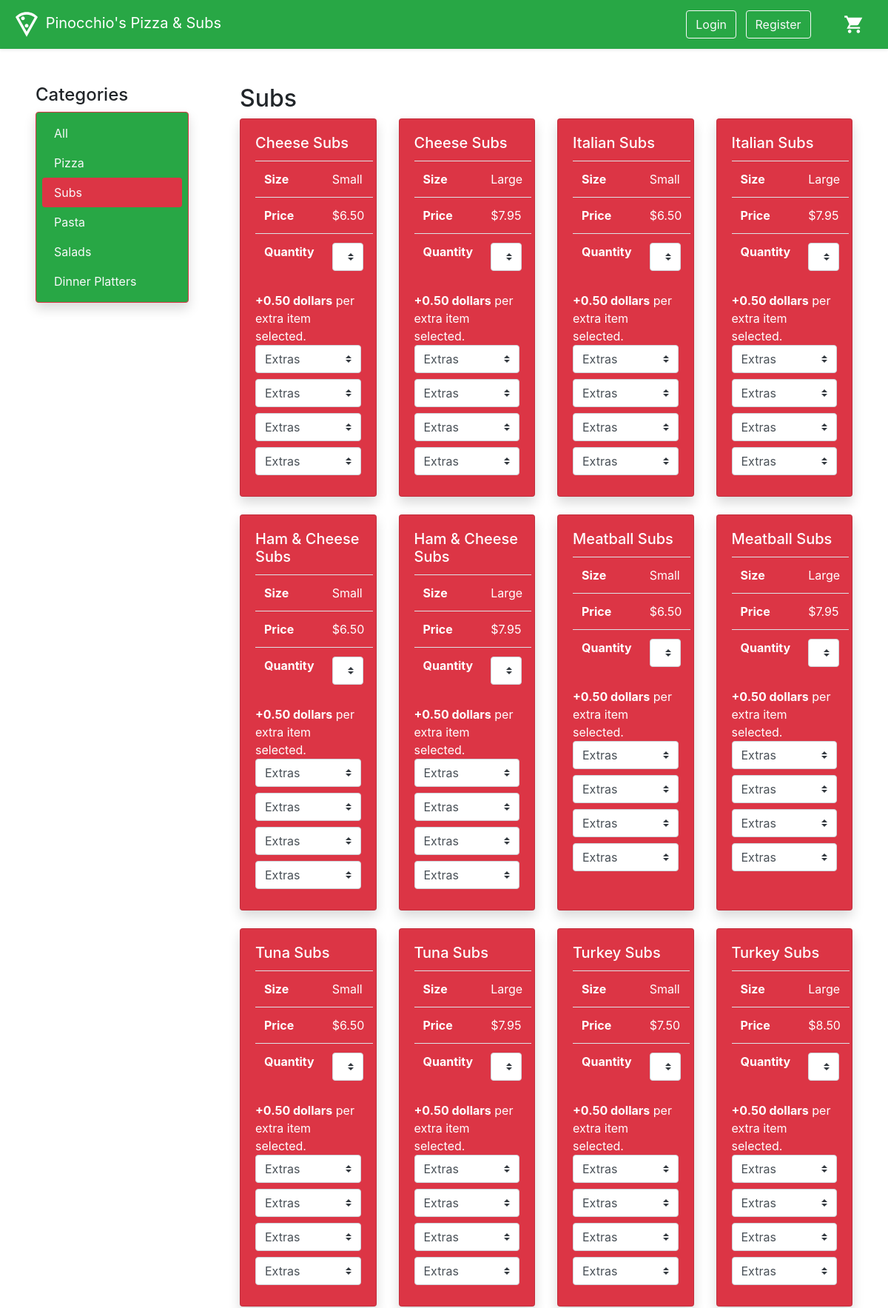
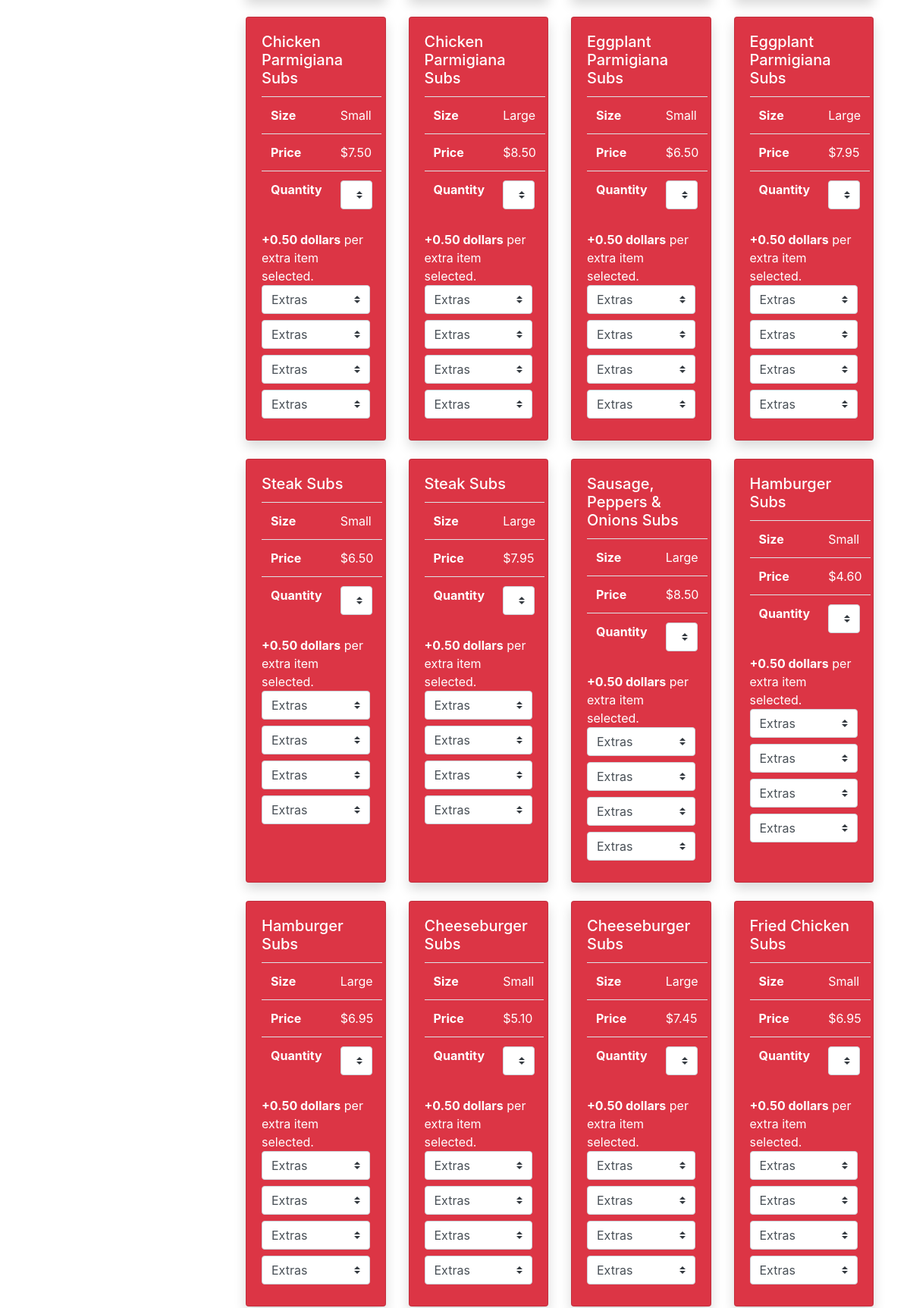
Page /subs/ (upper part) on the committed database (2 pictures, top to bottom).
### menu/models.py (models this page shows, shortened)
class Category(models.Model):
    name = models.CharField(max_length=200,
                            db_index=True)
    slug = models.SlugField(max_length=200,
                            unique=True)
    class Meta:
        ordering = ('id',)
        verbose_name = 'category'
        verbose_name_plural = 'categories'
    def get_absolute_url(self):
        return reverse('menu:product_list_by_category',
                        args=[self.slug])

class Product(models.Model):
    category = models.ForeignKey(Category,
                                related_name='products',
                                on_delete=models.CASCADE)
    name = models.CharField(max_length=200, db_index=True)
    slug = models.SlugField(max_length=200, db_index=True)
    price = models.DecimalField(max_digits=10, decimal_places=2)
    size = models.CharField(max_length=20, blank=True)
    pizza_type = models.CharField(max_length=50, blank=True)
    class Meta:
        ordering = ('id',)
        index_together = (('id', 'slug'),)
    def get_absolute_url(self):
        return reverse('menu:product_detail',
                        args=[self.id, self.slug])

### menu/views.py (the view)
# urls.py: path('', ProductListView.as_view(), name='product_list'),
class ProductListView(ListView):
    template_name = "menu/product/list.html"
    context_object_name = "category_list"
    model = Category
    def get_context_data(self, **kwargs):
        category = None
        products = Product.objects.exclude(price__in=[0.0, 0.50])
        toppings = Product.objects.filter(price=0.0)
        extras = Product.objects.filter(price=0.50)
        category_slug = self.kwargs.get("category_slug")
        if category_slug:
            category = get_object_or_404(Category, slug=category_slug)
            products = products.filter(category=category)
        context = super().get_context_data(**kwargs)
        context['category'] = category
        context['product_list'] = products
        context['toppings_list'] = toppings
        context['extras_list'] = extras
        return context
    def get_queryset(self):
        return Category.objects.exclude(name__in=["Toppings", "Extras"])

### cart/context_processors.py (called while the page is built)
def cart(request):
    return {'cart': Cart(request)}

### menu/templatetags/menu_extras.py (called while the page is built)
@register.filter()
def diff(val):
    num = 4 - (val % 4)
    rangeStr = ''.join([str(i) for i in range(num)])
    return rangeStr

### menu/templates/menu/product/list.html (shortened to what this page needs)
{% extends "menu/menu_base.html" %}
{% load static %}
{% load menu_extras %}
{% block content %}
  <div class="row no-gutters mt-5 ml-5 mr-5">
    <div class="col">
      <h4>Categories</h4>
      <ul class="nav nav-pills flex-column shadow p-2 mb-5 bg-success border border-danger rounded w-75">
        <li class="nav-item">
          <a class="nav-link {% if not category %} active bg-danger{% endif %} text-light" href="{% url "menu:product_list" %}">All</a>
        </li>
        {% for c in category_list %}
          <li class="nav-item">
            <a class="nav-link {% if category.slug == c.slug %}active bg-danger {% endif %} text-light" href="{{ c.get_absolute_url }}">{{ c.name }}</a>
          </li>
        {% endfor %}
      </ul>
    </div>
    <div class="col-9">
      <h2>{% if category %}{{ category.name }}{% else %}Products{% endif %}</h2>
      <div class="card-deck pb-4">
        {% for product in product_list %}
            <div class="card shadow text-white bg-danger">
              <div class="card-body">
                <form>
                <h5 class="card-title"><a class="text-white" href="{{ product.get_absolute_url }}">{{ product.name }} {{ product.category.name }}</a></h5>
                <table id="card-table" class="card-text table table-hover text-white">
                  <tbody>
                    {% if product.size %}
                      <tr>
                        <th scope="row">Size</th>
                        <td>{{ product.size }}</td>
                      </tr>
                    {% endif %}
                    {% if product.price %}
                      <tr>
                        <th scope="row">Price</th>
                        <td id="{{ product.id }}" value="{{ product.price }}" data-ogprice="{{ product.price }}">${{ product.price }}</td>
                      </tr>
                    {% endif %}
                    <tr>
                      <th scope="row">Quantity</th>
                      <td>
                        <select id="quantity{{ product.id }}" data-id="{{ product.id }}" class="custom-select w-75">
                          <option value="1" selected>1</option>
                        </select>
                      </td>
                    </tr>
                  </tbody>
                </table>
                {% if product.category.name == "Subs" %}
                <div><span class="font-weight-bold">+0.50 dollars</span> per extra item selected.</div>
                  {% for i in '1234'|make_list %}
                    <select id="extras{{ product.id }}" data-id="{{ product.id }}" class="custom-select mb-2">
                      <option value="" selected>Extras</option>
                    </select>
                  {% endfor %}
                {% endif %}
              </div>
            </div>
            {% if forloop.counter|divisibleby:"4" %}
                </div>
                <div class="card-deck pb-4">
            {% elif forloop.counter == product_list|length %}
                {% for val in forloop.counter|diff|make_list %}
                  <div class="card border-0"></div>
                {% endfor %}
            {% endif %}
        {% endfor %}
      </div>
    </div>
  </div>
{% endblock %}

### menu/templates/menu/menu_base.html (shortened to what this page needs)
{% extends "base.html" %}
{% block app_content %}
    {% block content %}
    {% endblock %}
{% endblock %}

### templates/base.html (shortened to what this page needs)
{% load static %}
<!DOCTYPE html>
<html>
  <head>
    <link rel="stylesheet" href="https://stackpath.bootstrapcdn.com/bootstrap/4.4.1/css/bootstrap.min.css">
    <link href="{% static "css/style.css" %}" rel="stylesheet">
  </head>
  <body>
    <nav class="navbar navbar-light shadow-sm bg-success">
      <a class="navbar-brand text-white" href="/">
        <img src="{% static "img/local_pizza-24px.svg" %}" width="40" height="40" class="d-inline-block align-center" alt="">
        Pinocchio's Pizza & Subs
      </a>
      <div class="float-right text-white">
        {% if user.is_authenticated %}
          <div class="d-inline-block text-capitalize mr-5">Welcome,  <span class="font-weight-bold">{{ user.get_username }}</span></div>
          {% if request.user.is_superuser %}
        <a href="{% url "orders:order_list" %}" class="pr-5 mr-5 text-white"><button type="button" class="btn btn-outline-light">View orders</button></a>
          {% endif %}
          <a href="{% url "users:logout" %}"><button type="button" class="btn btn-outline-light mr-4">Logout</button></a>
        {% else %}
          <a href="{% url "users:login" %}"><button type="button" class="btn btn-outline-light mr-2">Login</button></a>
          <a href="{% url "users:register" %}"><button type="button" class="btn btn-outline-light mr-4">Register</button></a>
        {% endif %}
        <a id="cartUI" class="nav-link d-inline-block" href="{% url "cart:details" %}">
        </a>
      </div>
    </nav>
    {% block app_content %}
    {% endblock %}
  </body>
</html>

### rows in the picture
Category: name "Pizza"
Category: name "Subs"
Category: name "Pasta"
Category: name "Salads"
Category: name "Dinner Platters"
Product: name "Cheese", category.name "Subs", size "Small", price "6.50", id "1"
Product: name "Cheese", category.name "Subs", size "Large", price "7.95", id "1"
Product: name "Italian", category.name "Subs", size "Small", price "6.50", id "1"
Product: name "Italian", category.name "Subs", size "Large", price "7.95", id "1"
Product: name "Ham & Cheese", category.name "Subs", size "Small", price "6.50", id "1"
Product: name "Ham & Cheese", category.name "Subs", size "Large", price "7.95", id "1"
Product: name "Meatball", category.name "Subs", size "Small", price "6.50", id "1"
Product: name "Meatball", category.name "Subs", size "Large", price "7.95", id "1"
Product: name "Tuna", category.name "Subs", size "Small", price "6.50", id "1"
Product: name "Tuna", category.name "Subs", size "Large", price "7.95", id "1"
Product: name "Turkey", category.name "Subs", size "Small", price "7.50", id "1"
Product: name "Turkey", category.name "Subs", size "Large", price "8.50", id "1"
Product: name "Chicken Parmigiana", category.name "Subs", size "Small", price "7.50", id "1"
Product: name "Chicken Parmigiana", category.name "Subs", size "Large", price "8.50", id "1"
Product: name "Eggplant Parmigiana", category.name "Subs", size "Small", price "6.50", id "1"
Product: name "Eggplant Parmigiana", category.name "Subs", size "Large", price "7.95", id "1"
Product: name "Steak", category.name "Subs", size "Small", price "6.50", id "1"
Product: name "Steak", category.name "Subs", size "Large", price "7.95", id "1"
Product: name "Sausage, Peppers & Onions", category.name "Subs", size "Large", price "8.50", id "1"
Product: name "Hamburger", category.name "Subs", size "Small", price "4.60", id "1"
Product: name "Hamburger", category.name "Subs", size "Large", price "6.95", id "1"
Product: name "Cheeseburger", category.name "Subs", size "Small", price "5.10", id "1"
Product: name "Cheeseburger", category.name "Subs", size "Large", price "7.45", id "1"
Product: name "Fried Chicken", category.name "Subs", size "Small", price "6.95", id "1"
